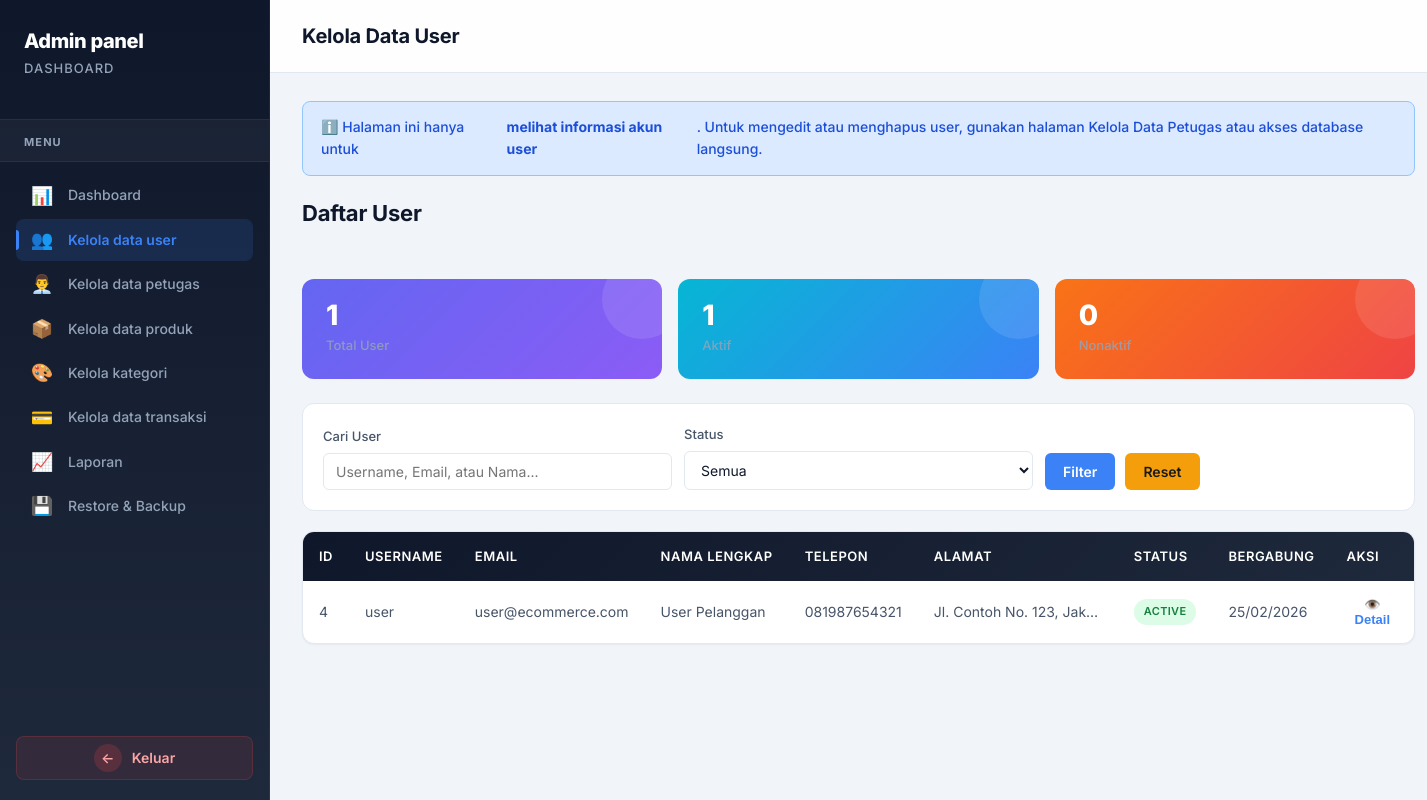
Screenshot of /Admin/kelola_user.php (signed in) with the database file from the repository.
### tables this page shows
CREATE TABLE `users` (
  `id` int(11) NOT NULL,
  `username` varchar(100) NOT NULL,
  `email` varchar(255) NOT NULL,
  `password` varchar(255) NOT NULL,
  `full_name` varchar(255) NOT NULL,
  `phone` varchar(20) DEFAULT NULL,
  `address` text DEFAULT NULL,
  `role` enum('admin','user','petugas') NOT NULL DEFAULT 'user',
  `status` enum('active','inactive') NOT NULL DEFAULT 'active',
  `created_at` timestamp NOT NULL DEFAULT current_timestamp(),
  `updated_at` timestamp NOT NULL DEFAULT current_timestamp() ON UPDATE current_timestamp()
);

### Admin/kelola_user.php (the view, shortened to what this page needs)
<?php
$current_page = basename($_SERVER['PHP_SELF']);
$search = $_GET['search'] ?? '';
$query = "SELECT id, username, email, full_name, phone, address, status, created_at FROM users WHERE role = 'user' AND 1=1";
$params = [];
$query .= " ORDER BY created_at DESC";
try {
    $pdo = getDBConnection();
    $stmt = $pdo->prepare($query);
    $stmt->execute($params);
    $users = $stmt->fetchAll();
    $stmt = $pdo->query("SELECT COUNT(*) as total FROM users WHERE role = 'user'");
    $total_users = $stmt->fetch()['total'];
    $stmt = $pdo->query("SELECT COUNT(*) as total FROM users WHERE role = 'user' AND status = 'active'");
    $active_users = $stmt->fetch()['total'];
} catch (PDOException $e) {
    $error = 'Database error: ' . $e->getMessage();
    $users = [];
    $total_users = 0;
    $active_users = 0;
}
?>
<!DOCTYPE html>
<html lang="id">
<head>
    <link rel="stylesheet" href="../css/shared.css" />
</head>
<body data-role="admin">
<div class="main-container">
    <div class="sidebar">
        <div class="sidebar-header"><span class="admin-panel-title">Admin panel</span><span class="dashboard-title">Dashboard</span></div>
        <div class="menu-divider"><span class="menu-label">Menu</span></div>
        <nav class="sidebar-nav">
            <a href="dashboard_admin.php"><span class="nav-icon">📊</span> Dashboard</a>
            <a href="kelola_user.php" class="<?php echo $current_page == 'kelola_user.php' ? 'active' : ''; ?>"><span class="nav-icon">👥</span> Kelola data user</a>
            <a href="kelola_petugas.php"><span class="nav-icon">👨‍💼</span> Kelola data petugas</a>
            <a href="kelola_produk.php"><span class="nav-icon">📦</span> Kelola data produk</a>
                        <a href="kelola_kategori.php" class="<?php echo ($current_page == 'kelola_produk.php') ? 'active' : ''; ?>">
                <span class="nav-icon">🎨</span>
                Kelola kategori
            </a>
            <a href="kelola_transaksi.php"><span class="nav-icon">💳</span> Kelola data transaksi</a>
            <a href="laporan.php"><span class="nav-icon">📈</span> Laporan</a>
            <a href="restore_backup.php"><span class="nav-icon">💾</span> Restore & Backup</a>
        </nav>
        <a href="../Auth/logout.php" class="logout-button"><span class="logout-icon">←</span><span class="logout-text">Keluar</span></a>
    </div>
    <div class="main-content">
        <div class="top-bar"><h1>Kelola Data User</h1></div>
        <div class="content-area">
            <div class="alert alert-info">
                ℹ️ Halaman ini hanya untuk <strong>melihat informasi akun user</strong>.
                Untuk mengedit atau menghapus user, gunakan halaman Kelola Data Petugas atau akses database langsung.
            </div>
            <div class="page-header">
                <h2 class="page-title">Daftar User</h2>
            </div>
            <div class="stats-summary">
                <div class="stat-box"><div class="stat-number"><?php echo number_format($total_users); ?></div><div class="stat-label">Total User</div></div>
                <div class="stat-box active"><div class="stat-number"><?php echo number_format($active_users); ?></div><div class="stat-label">Aktif</div></div>
                <div class="stat-box inactive"><div class="stat-number"><?php echo number_format($total_users - $active_users); ?></div><div class="stat-label">Nonaktif</div></div>
            </div>
            <div class="filter-section">
                <form method="GET" action="" class="filter-form">
                    <div class="filter-group"><label for="search">Cari User</label><input type="text" id="search" name="search" value="<?php echo htmlspecialchars($search); ?>" placeholder="Username, Email, atau Nama..."></div>
                    <div class="filter-group"><label for="status">Status</label><select id="status" name="status"><option value="">Semua</option></select></div>
                    <div class="filter-group" style="min-width:auto;"><button type="submit" class="btn btn-primary">Filter</button><a href="kelola_user.php" class="btn btn-warning" style="margin-left:10px;">Reset</a></div>
                </form>
            </div>
            <div class="table-container">
                <table>
                    <thead><tr><th>ID</th><th>Username</th><th>Email</th><th>Nama Lengkap</th><th>Telepon</th><th>Alamat</th><th>Status</th><th>Bergabung</th><th>Aksi</th></tr></thead>
                    <tbody>
                        <?php if(count($users) > 0): ?>
                            <?php foreach($users as $u): ?>
                            <tr>
                                <td><?php echo $u['id']; ?></td>
                                <td><?php echo htmlspecialchars($u['username']); ?></td>
                                <td><?php echo htmlspecialchars($u['email']); ?></td>
                                <td><?php echo htmlspecialchars($u['full_name']); ?></td>
                                <td><?php echo htmlspecialchars($u['phone'] ?? '-'); ?></td>
                                <td style="max-width:200px;white-space:nowrap;overflow:hidden;text-overflow:ellipsis;"><?php echo htmlspecialchars($u['address'] ?? '-'); ?></td>
                                <td><span class="badge badge-<?php echo $u['status']; ?>"><?php echo ucfirst($u['status']); ?></span></td>
                                <td><?php echo date('d/m/Y', strtotime($u['created_at'])); ?></td>
                                <td><button class="view-btn" onclick="viewUser(<?php echo htmlspecialchars(json_encode($u)); ?>)">👁️ Detail</button></td>
                            </tr>
                            <?php endforeach; ?>
                        <?php else: ?>
                            <tr><td colspan="9" style="text-align:center;padding:40px;">Tidak ada user ditemukan</td></tr>
                        <?php endif; ?>
                    </tbody>
                </table>
            </div>
        </div>
    </div>
</div>
</body>
</html>

### rows the page displays
users: id "4", username "user", email "user@ecommerce.com", full_name "User Pelanggan", phone "081987654321", address "Jl. Contoh No. 123, Jak…", status "ACTIVE", created_at "25/02/2026"

### other values shown
$total_users "1"
$active_users "1"
$total_users - $active_users "0"
